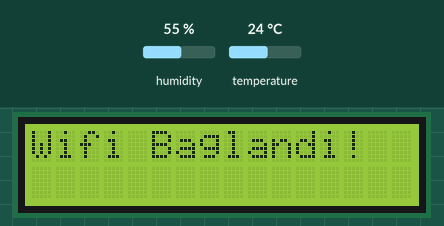
The sketch below on a simulated Arduino Uno, built with avr-gcc and run on an emulated ATmega328P. On the bench: 16×2 character LCD. The test bench sets the inputs (shaded band); at power-on: humidity 55 %, temperature 24 °C. The modem accepts every AT command (registered, SIM ready, sends succeed) and sends nothing else; what the sketch prints to the serial monitor is not drawn.

Above: at 0.2 s.
At 2.2 s:
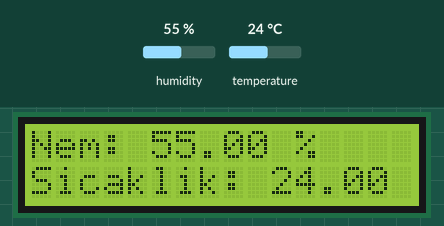

The sketch:

DHT11_humidity_temperature.ino
```cpp
#include <DHT.h>
#include <LiquidCrystal_I2C.h>
#include <SoftwareSerial.h>

#define RX 2
#define TX 3
#define DHTPIN 8
#define DHTTYPE DHT11

DHT dht(DHTPIN, DHTTYPE);
LiquidCrystal_I2C lcd(0x27, 16, 2);
SoftwareSerial esp8266(RX, TX);

String ssid = "Medine";          // Wifi adı
String password = "Ali.1223";          // Wifi şifresi
String apiKey = "HDB4LRB9F1GBRO6I";   // ThingSpeak API anahtarı
String host = "api.thingspeak.com";
String port = "80";

int countTrueCommand;
int countTimeCommand;
boolean found = false;

void setup() {
  Serial.begin(9600);
  esp8266.begin(115200);

  lcd.begin();
  lcd.backlight();
  lcd.setCursor(0, 0);
  lcd.print("Baglaniyor...");

  dht.begin();

  sendCommand("AT", 5, "OK");
  sendCommand("AT+CWMODE=1", 5, "OK");
  sendCommand("AT+CWJAP=\"" + ssid + "\",\"" + password + "\"", 20, "OK");

  lcd.clear();
  lcd.setCursor(0, 0);
  lcd.print("Wifi Baglandi!");
  delay(2000);
}

void loop() {
  float h = dht.readHumidity();
  float t = dht.readTemperature();

  lcd.clear();
  lcd.setCursor(0, 0);
  lcd.print("Nem: ");
  lcd.print(h);
  lcd.print(" %");
  lcd.setCursor(0, 1);
  lcd.print("Sicaklik: ");
  lcd.print(t);
  lcd.print(" C");

  String getData = "GET /update?api_key=" + apiKey + "&field1=" + String(h) + "&field2=" + String(t);

  sendCommand("AT+CIPMUX=1", 5, "OK");
  sendCommand("AT+CIPSTART=0,\"TCP\",\"" + host + "\"," + port, 15, "OK");
  sendCommand("AT+CIPSEND=0," + String(getData.length() + 4), 4, ">");
  esp8266.println(getData);
  delay(2000);
  sendCommand("AT+CIPCLOSE=0", 5, "OK");

  delay(20000); // 20 saniyede bir veri gönderimi
}

void sendCommand(String command, int maxTime, char readReply[]) {
  Serial.print(countTrueCommand);
  Serial.print(". AT komutu: ");
  Serial.println(command);

  while (countTimeCommand < (maxTime * 1)) {
    esp8266.println(command);
    if (esp8266.find(readReply)) {
      found = true;
      break;
    }
    countTimeCommand++;
  }

  if (found) {
    Serial.println("OK");
    countTrueCommand++;
  } else {
    Serial.println("Basarisiz");
    countTrueCommand = 0;
  }

  countTimeCommand = 0;
  found = false;
}
```
